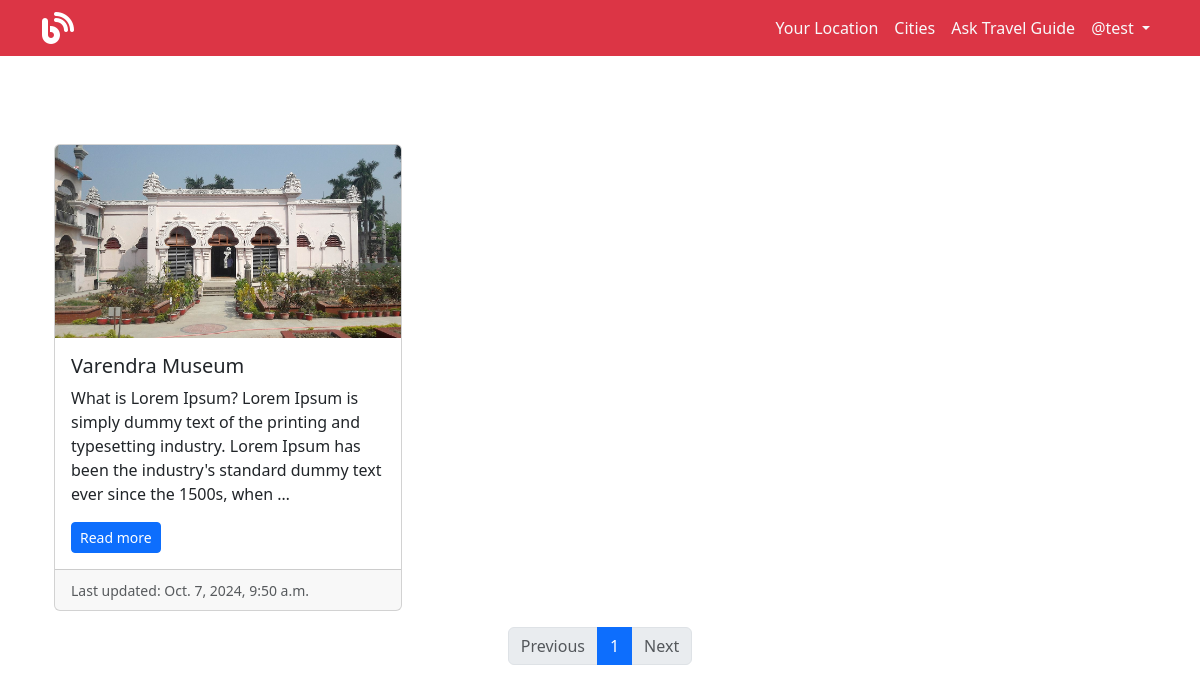
The page /blog/show-all-categories/1 (signed in) on the database its author committed.
### Blog/models.py (models this page shows, shortened)
class Blog(models.Model):
    author = models.ForeignKey(User, on_delete = models.CASCADE, related_name = "post_author")
    blog_title = models.CharField(max_length = 255, verbose_name="Put a title")
    slug = models.SlugField(max_length = 264, unique = True)
    blog_content = models.TextField()
    blog_category = models.ForeignKey(Category, on_delete= models.CASCADE, related_name="blog_category")
    blog_image = models.ImageField(upload_to = "blog_images", verbose_name = "Image")
    publish_date = models.DateTimeField(auto_now_add = True)
    update_date = models.DateTimeField(auto_now = True)
    class Meta:
        ordering = ('-publish_date',)

### Blog/views.py (the view)
# urls.py: path('show-all-categories/<pk>', views.show_all_categories, name='show_all_categories'),
@login_required
def show_all_categories(request, pk):
    category = Category.objects.get(pk = pk)
    queryset = Blog.objects.filter(blog_category = category)
    per_page = 3
    paginator = Paginator(queryset, per_page)
    page_number = request.GET.get("page")
    blogs = paginator.get_page(page_number)
    context = {'blogs':blogs}
    return render(request, 'App_Blog/category_sorted.html', context=context)

### Blog/templatetags/custom_filters.py (called while the page is built)
def range_filter(value):
    return value[0:250] + "..."

### templates/App_Blog/category_sorted.html (shortened to what this page needs)
{% extends "base.html" %}
{% load custom_filters %}
{% block body_block %}
{% if blogs %}
<div class="container">
  <div class="justify-content-center align-items-center">
    {% if user.is_authenticated %}
    <div class="row row-cols-1 row-cols-md-3 g-4 my-3">
      {% for blog in blogs %}
      <div class="col">
        <div class="card h-100">
          <img src="/media/{{ blog.blog_image }}" class="card-img-top img-fluid mx-auto d-block" alt="{{ blog.blot_title}}" width='250px'>
          <div class="card-body">
            <h5 class="card-title">{{ blog.blog_title }}</h5>
            <p class="card-text"> {{ blog.blog_content|range_filter|truncatewords:30 }} </p>
            <a href="{% url 'Blog:blog_details' slug=blog.slug %}" class="btn btn-primary btn-sm">Read more</a>
          </div>
          <div class="card-footer">
            <small class="text-body-secondary">Last updated: {{ blog.update_date }}</small>
          </div>
        </div>
      </div>
      {% endfor %}
    </div>
    <nav aria-label="Page navigation example ">
      <ul class="pagination justify-content-center">
      {% if blogs.has_previous %}
        <li class="page-item">
          <a class="page-link" href="?page={{ blogs.previous_page_number }}">Previous</a>
        </li>
      {% else %}
        <li class="page-item disabled">
          <a class="page-link">Previous</a>
        </li>
      {% endif %}
      {% for blog_page in blogs.paginator.page_range %}
          {% if blogs.number == blog_page %}
              <li class="page-item active"><a class="page-link" href="?page={{ blog_page }}">{{ blog_page }}</a></li>
          {% else %}
              <li class="page-item"><a class="page-link" href="?page={{ blog_page }}">{{ blog_page }}</a></li>
          {% endif %}
      {% endfor %}
      {% if blogs.has_next %}
        <li class="page-item">
          <a class="page-link" href="?page={{ blogs.next_page_number }}">Next</a>
        </li>
      {% else %}
        <li class="page-item disabled">
          <a class="page-link">Next</a>
        </li>
      {% endif %}
      </ul>
  </nav>
    {% endif %}
  </div>
</div>
{% else %}
<p>No Post in this category yet.</p>
<a href="{% url 'Blog:create_blog' %}" class="btn btn-primary btn-sm">Add Post</a>
{% endif %}
{% endblock  %}

### templates/base.html (shortened to what this page needs)
<!DOCTYPE html>
{% load static %}
<html lang="en">
<head>
    <link href="https://cdn.jsdelivr.net/npm/bootstrap@5.3.3/dist/css/bootstrap.min.css" rel="stylesheet">
    <link rel="stylesheet" href="https://cdnjs.cloudflare.com/ajax/libs/font-awesome/6.6.0/css/all.min.css" />
    <link rel="stylesheet" href="{% static 'css/style.css'%}">
</head>
<body>
  <nav class="navbar navbar-expand-lg bg-danger">
    <div class="container">
      <a class="nav-link active" aria-current="page" href="{% url 'index' %}"><i class="fa-solid fa-blog fa-2xl" style="color:#FFFFFF"></i></a>
      <div class="collapse navbar-collapse" id="navbarNav">
        <ul class="navbar-nav ms-auto text-center">
          {% if user.is_authenticated %}
          <li class="nav-item">
            <a class="nav-link text-light" href="{% url 'Blog:user_location' %}">Your Location</a>
          </li>
          <li class="nav-item">
            <a class="nav-link text-light" href="{% url 'Blog:all_categories' %}">Cities</a>
          </li>
          <li class="nav-item">
            <a class="nav-link text-light" href="{% url 'Blog:query' %}">Ask Travel Guide</a>
          </li>
          <li class="nav-item dropdown">
            <a class="nav-link dropdown-toggle text-light" href="#" role="button" data-bs-toggle="dropdown" aria-expanded="false">
              @{{user.username}}
            </a>
          </li>
          {% endif %}
        </ul>
      </div>
    </div>
  </nav>
      <div class="container pt-5">
        {% block body_block %}
        {% endblock  %}
      </div>
</body>
</html>

### static/css/style.css (style rules this page uses)
ul { list-style:none; }

### rows shown on the page
Blog: blog_image (picture), blog_title "Varendra Museum", blog_content|range_filter "What is Lorem Ipsum? Lorem Ipsum is simply dummy text of the printing and typesetting industry. Lorem Ipsum has been the industry's standard dummy text ever since the 1500s, when …", update_date "Oct. 7, 2024, 9:50 a.m."

### other values the page prints
{{ user.username }} "test"
{{ blog_page }} "1"
